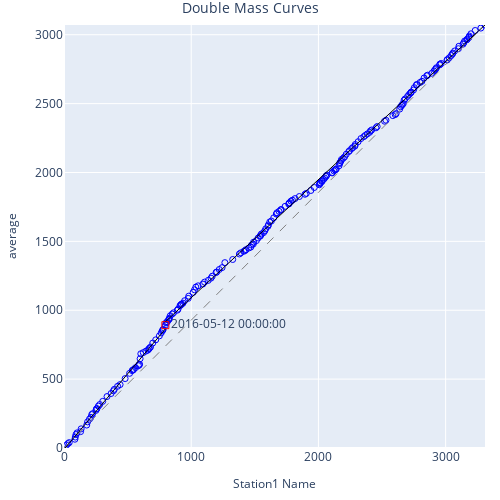
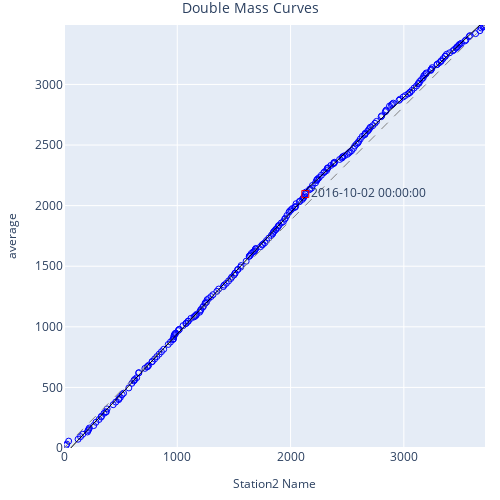
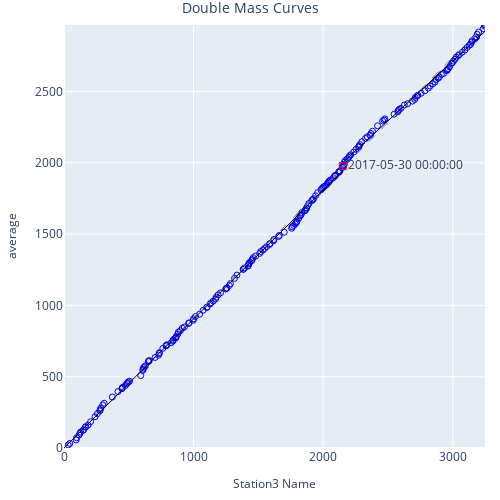
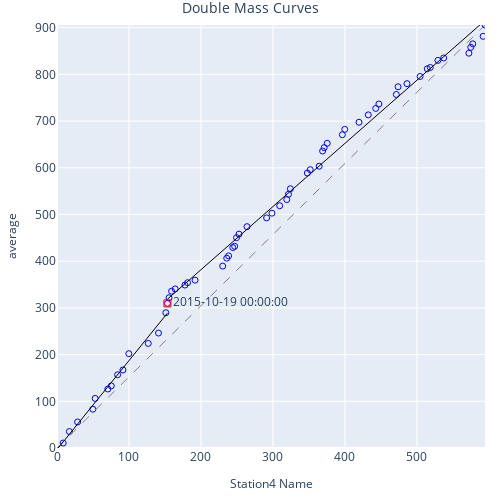

The notebook cell saved with these charts, in order:
### Code cell
for col in df_pivot_day_filtered.columns:
    if col in ('DateTime','average'): continue
    print(stations_dict[col])
    df_in = df_pivot_day_filtered[['DateTime', col, "average"]].dropna().set_index('DateTime').rename(columns = {col: stations_dict[col]})
    img_filename = os.path.join(results_folder, '{0}_double_mass.png'.format(stations_dict[col]))
    get_double_mass_graph(df_in, img_filename)

### Figure 1 — Plotly figure (JSON) as saved in the notebook; plotly's stock layout.template omitted (floating-point values rounded to 4 significant figures; data arrays with more than 128 entries replaced by an {"elided": "..."} marker saying what was removed)
{"data": [{"marker": {"color": "blue", "size": 6, "symbol": 100}, "mode": "markers", "name": "Double mass", "text": {"elided": "222 str values"}, "type": "scatter", "x": {"elided": "222 float values"}, "xaxis": "x", "y": {"elided": "222 float values"}, "yaxis": "y"}, {"line": {"color": "grey", "dash": "dash", "width": 1}, "mode": "lines", "name": "Straight line", "type": "scatter", "x": [0, 3309.0], "xaxis": "x", "y": [0, 3071.0], "yaxis": "y"}, {"marker": {"color": "red", "size": 7, "symbol": 101}, "mode": "markers+text", "name": "Break Point", "text": "2016-05-12 00:00:00", "textposition": "middle right", "type": "scatter", "x": [796.8], "xaxis": "x", "y": [891.6], "yaxis": "y"}, {"line": {"color": "black", "dash": "solid", "width": 1}, "mode": "lines", "name": "Linear 1", "type": "scatter", "x": [0, 796.8], "xaxis": "x", "y": [-9.694, 864.0], "yaxis": "y"}, {"line": {"color": "black", "dash": "solid", "width": 1}, "mode": "lines", "name": "Linear 2", "type": "scatter", "x": [796.8, 3309.0], "xaxis": "x", "y": [916.5, 3071.0], "yaxis": "y"}], "layout": {"colorway": ["#1f77b4", "#ff7f0e", "#2ca02c", "#d62728", "#9467bd", "#8c564b", "#e377c2", "#7f7f7f", "#bcbd22", "#17becf", "#1f77b4", "#ff7f0e", "#2ca02c", "#d62728", "#9467bd", "#8c564b", "#e377c2", "#7f7f7f", "#bcbd22", "#17becf"], "height": 500, "margin": {"b": 15, "l": 15, "r": 15, "t": 25}, "showlegend": false, "title": {"font": {"size": 14}, "text": "Double Mass Curves", "x": 0.5}, "width": 500, "xaxis": {"anchor": "y", "domain": [0, 1], "range": [0, 3309.0], "title": {"font": {"size": 12}, "text": "Station1 Name"}}, "yaxis": {"anchor": "x", "domain": [0, 1], "range": [0, 3071.0], "title": {"font": {"size": 12}, "text": "average"}}}}

### Figure 2 — Plotly figure (JSON) as saved in the notebook; plotly's stock layout.template omitted (floating-point values rounded to 4 significant figures; data arrays with more than 128 entries replaced by an {"elided": "..."} marker saying what was removed)
{"data": [{"marker": {"color": "blue", "size": 6, "symbol": 100}, "mode": "markers", "name": "Double mass", "text": {"elided": "250 str values"}, "type": "scatter", "x": {"elided": "250 float values"}, "xaxis": "x", "y": {"elided": "250 float values"}, "yaxis": "y"}, {"line": {"color": "grey", "dash": "dash", "width": 1}, "mode": "lines", "name": "Straight line", "type": "scatter", "x": [0, 3716.0], "xaxis": "x", "y": [0, 3491.0], "yaxis": "y"}, {"marker": {"color": "red", "size": 7, "symbol": 101}, "mode": "markers+text", "name": "Break Point", "text": "2016-10-02 00:00:00", "textposition": "middle right", "type": "scatter", "x": [2130.0], "xaxis": "x", "y": [2096.0], "yaxis": "y"}, {"line": {"color": "black", "dash": "solid", "width": 1}, "mode": "lines", "name": "Linear 1", "type": "scatter", "x": [0, 2130.0], "xaxis": "x", "y": [-59.51, 2072.0], "yaxis": "y"}, {"line": {"color": "black", "dash": "solid", "width": 1}, "mode": "lines", "name": "Linear 2", "type": "scatter", "x": [2130.0, 3716.0], "xaxis": "x", "y": [2122.0, 3530.0], "yaxis": "y"}], "layout": {"colorway": ["#1f77b4", "#ff7f0e", "#2ca02c", "#d62728", "#9467bd", "#8c564b", "#e377c2", "#7f7f7f", "#bcbd22", "#17becf", "#1f77b4", "#ff7f0e", "#2ca02c", "#d62728", "#9467bd", "#8c564b", "#e377c2", "#7f7f7f", "#bcbd22", "#17becf"], "height": 500, "margin": {"b": 15, "l": 15, "r": 15, "t": 25}, "showlegend": false, "title": {"font": {"size": 14}, "text": "Double Mass Curves", "x": 0.5}, "width": 500, "xaxis": {"anchor": "y", "domain": [0, 1], "range": [0, 3716.0], "title": {"font": {"size": 12}, "text": "Station2 Name"}}, "yaxis": {"anchor": "x", "domain": [0, 1], "range": [0, 3491.0], "title": {"font": {"size": 12}, "text": "average"}}}}

### Figure 3 — Plotly figure (JSON) as saved in the notebook; plotly's stock layout.template omitted (floating-point values rounded to 4 significant figures; data arrays with more than 128 entries replaced by an {"elided": "..."} marker saying what was removed)
{"data": [{"marker": {"color": "blue", "size": 6, "symbol": 100}, "mode": "markers", "name": "Double mass", "text": {"elided": "223 str values"}, "type": "scatter", "x": {"elided": "223 float values"}, "xaxis": "x", "y": {"elided": "223 float values"}, "yaxis": "y"}, {"line": {"color": "grey", "dash": "dash", "width": 1}, "mode": "lines", "name": "Straight line", "type": "scatter", "x": [0, 3249.0], "xaxis": "x", "y": [0, 2966.0], "yaxis": "y"}, {"marker": {"color": "red", "size": 7, "symbol": 101}, "mode": "markers+text", "name": "Break Point", "text": "2017-05-30 00:00:00", "textposition": "middle right", "type": "scatter", "x": [2151.0], "xaxis": "x", "y": [1977.0], "yaxis": "y"}, {"line": {"color": "black", "dash": "solid", "width": 1}, "mode": "lines", "name": "Linear 1", "type": "scatter", "x": [0, 2151.0], "xaxis": "x", "y": [0.8634, 1945.0], "yaxis": "y"}, {"line": {"color": "black", "dash": "solid", "width": 1}, "mode": "lines", "name": "Linear 2", "type": "scatter", "x": [2151.0, 3249.0], "xaxis": "x", "y": [2001.0, 2921.0], "yaxis": "y"}], "layout": {"colorway": ["#1f77b4", "#ff7f0e", "#2ca02c", "#d62728", "#9467bd", "#8c564b", "#e377c2", "#7f7f7f", "#bcbd22", "#17becf", "#1f77b4", "#ff7f0e", "#2ca02c", "#d62728", "#9467bd", "#8c564b", "#e377c2", "#7f7f7f", "#bcbd22", "#17becf"], "height": 500, "margin": {"b": 15, "l": 15, "r": 15, "t": 25}, "showlegend": false, "title": {"font": {"size": 14}, "text": "Double Mass Curves", "x": 0.5}, "width": 500, "xaxis": {"anchor": "y", "domain": [0, 1], "range": [0, 3249.0], "title": {"font": {"size": 12}, "text": "Station3 Name"}}, "yaxis": {"anchor": "x", "domain": [0, 1], "range": [0, 2966.0], "title": {"font": {"size": 12}, "text": "average"}}}}

### Figure 4 — Plotly figure (JSON) as saved in the notebook; plotly's stock layout.template omitted (floating-point values rounded to 4 significant figures)
{"data": [{"marker": {"color": "blue", "size": 6, "symbol": 100}, "mode": "markers", "name": "Double mass", "text": ["2015-09-03T00:00:00", "2015-09-05T00:00:00", "2015-09-17T00:00:00", "2015-09-18T00:00:00", "2015-09-19T00:00:00", "2015-09-23T00:00:00", "2015-09-24T00:00:00", "2015-09-25T00:00:00", "2015-09-30T00:00:00", "2015-10-08T00:00:00", "2015-10-09T00:00:00", "2015-10-15T00:00:00", "2015-10-17T00:00:00", "2015-10-19T00:00:00", "2015-10-27T00:00:00", "2015-10-28T00:00:00", "2015-11-15T00:00:00", "2015-11-18T00:00:00", "2016-05-03T00:00:00", "2016-05-10T00:00:00", "2016-05-12T00:00:00", "2016-05-13T00:00:00", "2016-05-29T00:00:00", "2016-06-05T00:00:00", "2016-06-06T00:00:00", "2016-06-10T00:00:00", "2016-06-11T00:00:00", "2016-06-25T00:00:00", "2016-06-27T00:00:00", "2016-12-26T00:00:00", "2017-05-01T00:00:00", "2017-05-14T00:00:00", "2017-06-10T00:00:00", "2017-06-22T00:00:00", "2017-07-15T00:00:00", "2017-07-17T00:00:00", "2017-07-19T00:00:00", "2017-07-20T00:00:00", "2017-07-27T00:00:00", "2017-07-29T00:00:00", "2017-07-30T00:00:00", "2017-07-31T00:00:00", "2017-08-09T00:00:00", "2017-08-20T00:00:00", "2017-08-22T00:00:00", "2017-08-24T00:00:00", "2017-08-31T00:00:00", "2017-09-16T00:00:00", "2017-09-18T00:00:00", "2017-09-20T00:00:00", "2017-09-21T00:00:00", "2017-09-24T00:00:00", "2017-09-25T00:00:00", "2017-09-28T00:00:00", "2017-10-01T00:00:00", "2017-10-02T00:00:00", "2017-10-12T00:00:00", "2017-10-19T00:00:00", "2017-10-20T00:00:00"], "type": "scatter", "x": [8.6, 17.2, 28.6, 49.8, 53.0, 70.6, 75.4, 84.2, 91.6, 99.8, 126.8, 141.0, 151.2, 153.4, 155.6, 159.2, 164.2, 177.8, 181.4, 191.8, 230.2, 235.8, 238.4, 244.2, 246.8, 249.4, 252.8, 264.0, 291.2, 298.6, 309.4, 319.2, 321.6, 324.2, 347.8, 351.8, 364.2, 369.0, 371.2, 375.4, 396.4, 399.8, 419.6, 432.4, 442.8, 447.2, 471.4, 473.8, 486.2, 504.4, 514.4, 518.6, 529.2, 537.2, 572.2, 574.8, 577.6, 592.0, 594.6], "xaxis": "x", "y": [10.62, 35.27, 55.76, 83.1, 106.2, 126.3, 133.1, 156.8, 167.1, 202.0, 224.0, 246.1, 289.6, 309.6, 321.7, 335.8, 340.6, 348.9, 353.9, 359.4, 389.5, 406.4, 411.3, 429.2, 431.8, 450.3, 457.9, 473.9, 492.7, 502.8, 518.7, 531.9, 543.3, 555.1, 588.8, 595.9, 603.3, 635.8, 643.2, 652.4, 670.8, 682.3, 697.5, 713.3, 727.0, 736.6, 756.9, 773.4, 780.1, 795.4, 811.9, 814.8, 829.9, 835.1, 845.3, 857.9, 865.4, 881.5, 905.7], "yaxis": "y"}, {"line": {"color": "grey", "dash": "dash", "width": 1}, "mode": "lines", "name": "Straight line", "type": "scatter", "x": [0, 594.6], "xaxis": "x", "y": [0, 905.7], "yaxis": "y"}, {"marker": {"color": "red", "size": 7, "symbol": 101}, "mode": "markers+text", "name": "Break Point", "text": "2015-10-19 00:00:00", "textposition": "middle right", "type": "scatter", "x": [153.4], "xaxis": "x", "y": [309.6], "yaxis": "y"}, {"line": {"color": "black", "dash": "solid", "width": 1}, "mode": "lines", "name": "Linear 1", "type": "scatter", "x": [0, 153.4], "xaxis": "x", "y": [-3.292, 288.8], "yaxis": "y"}, {"line": {"color": "black", "dash": "solid", "width": 1}, "mode": "lines", "name": "Linear 2", "type": "scatter", "x": [153.4, 594.6], "xaxis": "x", "y": [318.7, 915.4], "yaxis": "y"}], "layout": {"colorway": ["#1f77b4", "#ff7f0e", "#2ca02c", "#d62728", "#9467bd", "#8c564b", "#e377c2", "#7f7f7f", "#bcbd22", "#17becf", "#1f77b4", "#ff7f0e", "#2ca02c", "#d62728", "#9467bd", "#8c564b", "#e377c2", "#7f7f7f", "#bcbd22", "#17becf"], "height": 500, "margin": {"b": 15, "l": 15, "r": 15, "t": 25}, "showlegend": false, "title": {"font": {"size": 14}, "text": "Double Mass Curves", "x": 0.5}, "width": 500, "xaxis": {"anchor": "y", "domain": [0, 1], "range": [0, 594.6], "title": {"font": {"size": 12}, "text": "Station4 Name"}}, "yaxis": {"anchor": "x", "domain": [0, 1], "range": [0, 905.7], "title": {"font": {"size": 12}, "text": "average"}}}}
